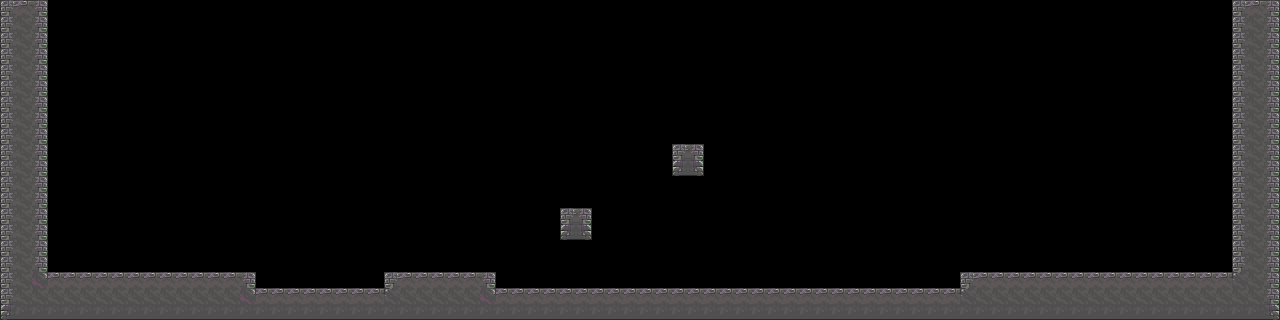

Below is a game level as drawn by its tile map, then a one-line description and the .tmx that defines it (tile-layer data replaced by summaries):
An orthogonal 80x20 tile map with 16x16 px tiles, 1 tile layer (Tile Layer 1), 4 tilesets and 45 objects.

<map version="1.0" orientation="orthogonal" renderorder="right-down" width="80" height="20" tilewidth="16" tileheight="16" nextobjectid="59">
 <tileset firstgid="1" name="tiles_castle" tilewidth="16" tileheight="16">
  <image source="../images/tiles_castle.png" width="256" height="256" />
  <tile id="194">
   <properties>
    <property name="Class" value="Spike" />
   </properties>
  </tile>
  <tile id="196">
   <properties>
    <property name="Class" value="Spike" />
   </properties>
  </tile>
  <tile id="212">
   <properties>
    <property name="Class" value="Spike" />
   </properties>
  </tile>
  <tile id="225">
   <properties>
    <property name="Class" value="Spike" />
   </properties>
  </tile>
  <tile id="226">
   <properties>
    <property name="Class" value="Spike" />
   </properties>
  </tile>
  <tile id="227">
   <properties>
    <property name="Class" value="Spike" />
   </properties>
  </tile>
  <tile id="228">
   <properties>
    <property name="Class" value="Spike" />
   </properties>
  </tile>
 </tileset>
 <tileset firstgid="257" name="player" tilewidth="32" tileheight="64">
  <image source="../images/player.png" width="32" height="64" />
  <tile id="0">
   <properties>
    <property name="Class" value="Player" />
   </properties>
  </tile>
 </tileset>
 <tileset firstgid="258" name="portal" tilewidth="32" tileheight="64">
  <image source="../images/portal.png" width="32" height="64" />
  <tile id="0">
   <properties>
    <property name="Class" value="Finish" />
   </properties>
  </tile>
 </tileset>
 <tileset firstgid="259" name="gem" tilewidth="16" tileheight="16">
  <image source="../images/gem.png" width="16" height="16" />
  <tile id="0">
   <properties>
    <property name="Class" value="Gem" />
   </properties>
  </tile>
 </tileset>
 <layer name="Tile Layer 1" width="80" height="20">
  <properties>
   <property name="collision" value="true" />
  </properties>
  <data>[1600 cells, 313 non-empty, 11 distinct tile ids]</data>
 </layer>
 <objectgroup name="Object Layer 1">
  <object id="2" gid="257" x="67" y="269" />
  <object id="12" gid="227" x="352" y="288" />
  <object id="13" gid="195" x="304" y="288" />
  <object id="14" gid="195" x="336" y="288" />
  <object id="15" gid="195" x="320" y="288" />
  <object id="17" gid="195" x="368" y="288" />
  <object id="20" gid="195" x="256" y="288" />
  <object id="21" gid="195" x="272" y="288" />
  <object id="22" gid="195" x="288" y="288" />
  <object id="23" gid="195" x="496" y="288" />
  <object id="24" gid="195" x="512" y="288" />
  <object id="25" gid="195" x="528" y="288" />
  <object id="26" gid="195" x="544" y="288" />
  <object id="27" gid="195" x="560" y="288" />
  <object id="28" gid="195" x="576" y="288" />
  <object id="29" gid="195" x="592" y="288" />
  <object id="30" gid="195" x="608" y="288" />
  <object id="31" gid="195" x="624" y="288" />
  <object id="32" gid="195" x="640" y="288" />
  <object id="33" gid="195" x="656" y="288" />
  <object id="34" gid="195" x="672" y="288" />
  <object id="35" gid="195" x="688" y="288" />
  <object id="36" gid="195" x="704" y="288" />
  <object id="37" gid="195" x="720" y="288" />
  <object id="38" gid="195" x="736" y="288" />
  <object id="39" gid="195" x="752" y="288" />
  <object id="40" gid="195" x="768" y="288" />
  <object id="41" gid="195" x="784" y="288" />
  <object id="42" gid="195" x="800" y="288" />
  <object id="43" gid="195" x="816" y="288" />
  <object id="44" gid="195" x="848" y="288" />
  <object id="45" gid="195" x="832" y="288" />
  <object id="46" gid="195" x="864" y="288" />
  <object id="47" gid="195" x="880" y="288" />
  <object id="48" gid="195" x="896" y="288" />
  <object id="49" gid="195" x="912" y="288" />
  <object id="50" gid="195" x="928" y="288" />
  <object id="51" gid="195" x="944" y="288" />
  <object id="52" gid="258" x="1168" y="272" />
  <object id="53" gid="259" x="416" y="240" />
  <object id="54" gid="259" x="448" y="240" />
  <object id="55" gid="259" x="576" y="176" />
  <object id="56" gid="259" x="688" y="112" />
  <object id="57" gid="259" x="1024" y="240" />
  <object id="58" gid="259" x="1088" y="240" />
 </objectgroup>
</map>